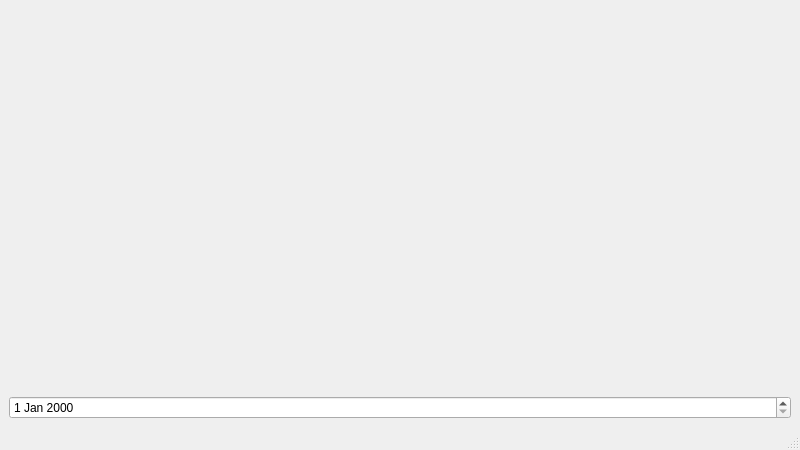
<?xml version="1.0" encoding="UTF-8"?>
<ui version="4.0">
 <class>MainWindow</class>
 <widget class="QMainWindow" name="MainWindow">
  <property name="geometry">
   <rect>
    <x>0</x>
    <y>0</y>
    <width>800</width>
    <height>450</height>
   </rect>
  </property>
  <property name="windowTitle">
   <string>MainWindow</string>
  </property>
  <property name="styleSheet">
   <string notr="true">background-image: url(:/bkgrnd/todoy_bkgrnd.png);</string>
  </property>
  <widget class="QWidget" name="centralwidget">
   <property name="maximumSize">
    <size>
     <width>850</width>
     <height>450</height>
    </size>
   </property>
   <layout class="QGridLayout" name="gridLayout">
    <item row="2" column="0">
     <widget class="QDateEdit" name="dateEdit"/>
    </item>
    <item row="0" column="0">
     <spacer name="verticalSpacer">
      <property name="orientation">
       <enum>Qt::Vertical</enum>
      </property>
      <property name="sizeHint" stdset="0">
       <size>
        <width>20</width>
        <height>40</height>
       </size>
      </property>
     </spacer>
    </item>
   </layout>
  </widget>
  <widget class="QMenuBar" name="menubar">
   <property name="geometry">
    <rect>
     <x>0</x>
     <y>0</y>
     <width>800</width>
     <height>23</height>
    </rect>
   </property>
  </widget>
  <widget class="QStatusBar" name="statusbar"/>
 </widget>
 <resources>
  <include location="../todoy.qrc"/>
 </resources>
 <connections/>
</ui>
